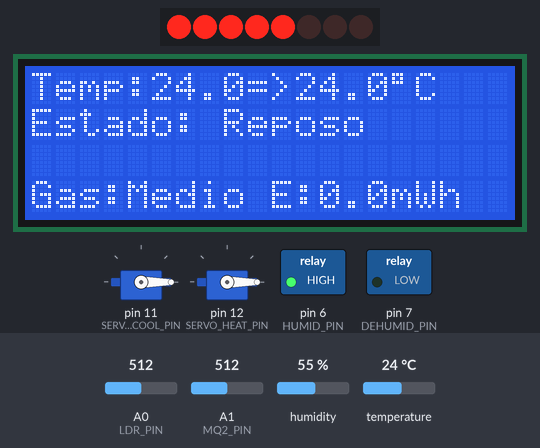
Bench run of a sketch on a simulated Arduino Uno, built with avr-gcc and run on an emulated ATmega328P. On the bench: 8 shift-register outputs drawn as a row of LEDs (first output left, lit = HIGH), 20×4 character LCD, 2 × servo, switched loads named in the sketch (green lamp = pin HIGH). Wiring (from diagram.json): shift register (74HC595): data pin 3; shift clock pin 4; latch pin 5; row of LEDs: on Q0, Q1, Q2, Q3, Q4, Q5, Q6, Q7. The inputs (shaded band) are chosen by the test bench; at power-on: humidity 55 %, temperature 24 °C, A0 (LDR_PIN) = 512, A1 (MQ2_PIN) = 512. Pins used as bus, display or sensor lines are not drawn.

Above: at 1.2 s.
1.3 s: humidity set to 73 %
At 4.6 s:
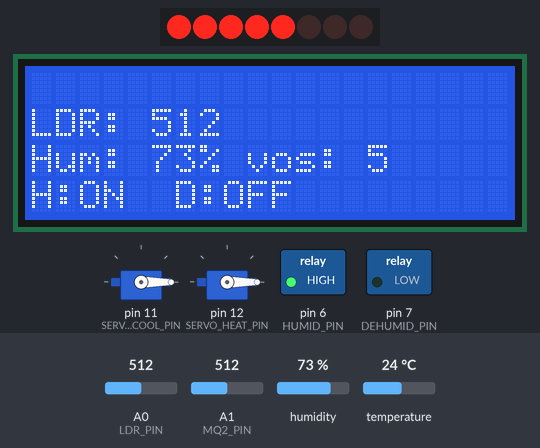
7.4 s: humidity set to 76 %
At 13.1 s:
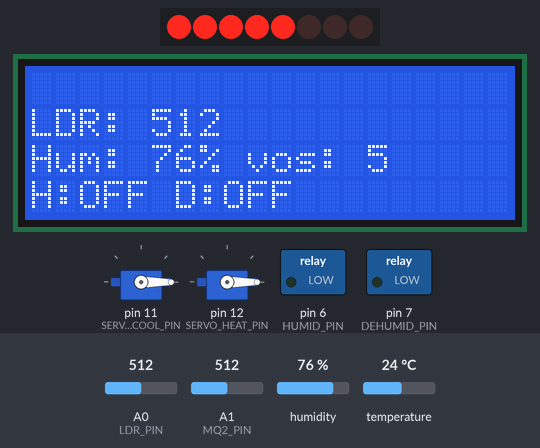
13.5 s: temperature set to 22.7 °C
At 18.0 s:
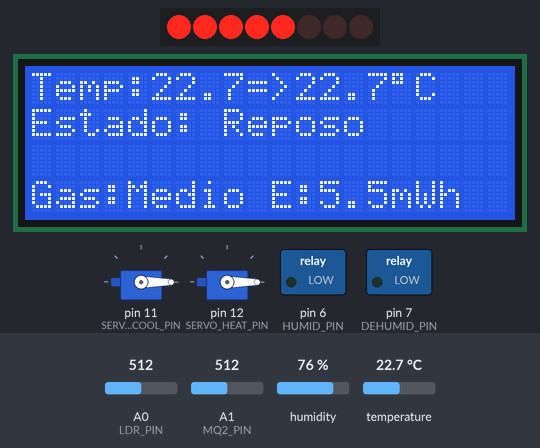
19.6 s: temperature set to 21.5 °C
At 25.5 s:
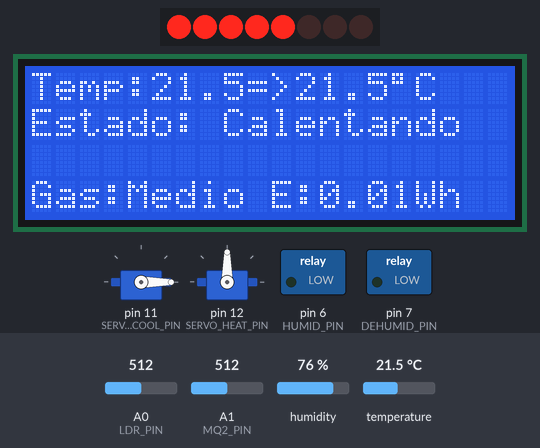
25.7 s: A0 (LDR_PIN) set to 710
At 27.5 s:
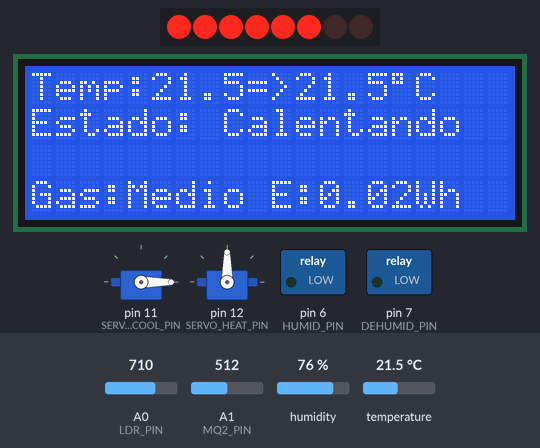
31.8 s: A1 (MQ2_PIN) set to 710
At 34.3 s:
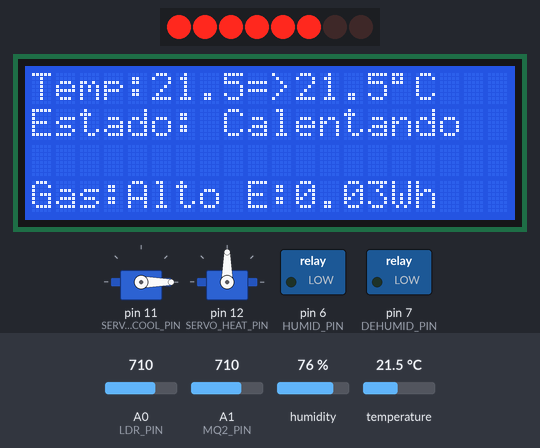
Timing chart, 0 to 35.8 s (numbered marks = the images above; inputs shaded):
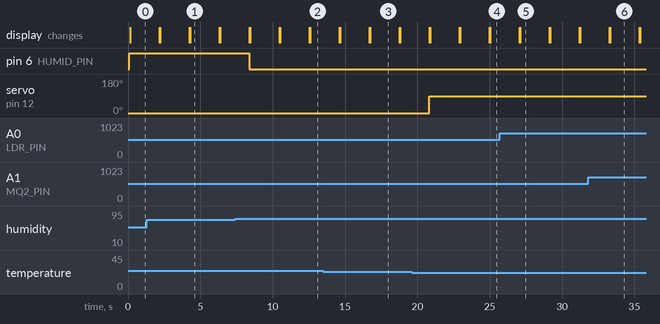

The sketch:

sketch.ino
```cpp
#include <DHT.h>
#include <Servo.h>
#include <LiquidCrystal_I2C.h>

// ----- PINES -----
#define DHTPIN 2
#define DHTTYPE DHT22

#define LDR_PIN A0
#define MQ2_PIN A1

#define DATA_PIN 3
#define CLOCK_PIN 4
#define LATCH_PIN 5

#define SERVO_COOL_PIN 11
#define SERVO_HEAT_PIN 12

#define HUMID_PIN 6
#define DEHUMID_PIN 7

DHT dht(DHTPIN, DHTTYPE);
Servo servoCool;
Servo servoHeat;

LiquidCrystal_I2C lcd(0x27, 20, 4);

// Variables
byte leds = 0;
int numLEDs = 0;

float tempAnterior = 0;
String estado = "Reposo";
unsigned long tiempoInicio = 0;
unsigned long tiempoEnfriando = 0;
unsigned long tiempoCalentando = 0;
unsigned long tiempoHumidificando = 0;
unsigned long tiempoDeshumidificando = 0;

unsigned long ultimoCambioPantalla = 0;
bool mostrarPantallaAlterna = false;

bool humidificadorActivo = false;
bool deshumidificadorActivo = false;

void setup() {
  Serial.begin(9600);
  dht.begin();
  lcd.begin(20, 4);
  lcd.backlight();

  pinMode(DATA_PIN, OUTPUT);
  pinMode(CLOCK_PIN, OUTPUT);
  pinMode(LATCH_PIN, OUTPUT);

  pinMode(HUMID_PIN, OUTPUT);
  pinMode(DEHUMID_PIN, OUTPUT);

  servoCool.attach(SERVO_COOL_PIN);
  servoHeat.attach(SERVO_HEAT_PIN);

  tiempoInicio = millis();
}

void loop() {
  // ---- LECTURAS ----
  tempAnterior = tempAnterior == 0 ? dht.readTemperature() : tempAnterior;
  float temp = dht.readTemperature();
  float hum = dht.readHumidity();
  int luz = analogRead(LDR_PIN);
  int gas = analogRead(MQ2_PIN);

  // ---- ESTADO TEMP ----
  String estadoActual = "Reposo";
  if (temp > 28) {
    servoCool.write(90);
    servoHeat.write(0);
    estadoActual = "Enfriando";
  } else if (temp < 22) {
    servoHeat.write(90);
    servoCool.write(0);
    estadoActual = "Calentando";
  } else {
    servoCool.write(0);
    servoHeat.write(0);
  }

  // ---- CONTROL HUMEDAD ----
  humidificadorActivo = false;
  deshumidificadorActivo = false;

  if (hum < 75) {
    digitalWrite(HUMID_PIN, HIGH);
    digitalWrite(DEHUMID_PIN, LOW);
    humidificadorActivo = true;
  } else if (hum > 85) {
    digitalWrite(HUMID_PIN, LOW);
    digitalWrite(DEHUMID_PIN, HIGH);
    deshumidificadorActivo = true;
  } else {
    digitalWrite(HUMID_PIN, LOW);
    digitalWrite(DEHUMID_PIN, LOW);
  }

  // ---- TIEMPO Y CONSUMO ----
  unsigned long ahora = millis();
  unsigned long duracion = ahora - tiempoInicio;

  if (estadoActual == "Enfriando") tiempoEnfriando += duracion;
  else if (estadoActual == "Calentando") tiempoCalentando += duracion;

  if (humidificadorActivo) tiempoHumidificando += duracion;
  if (deshumidificadorActivo) tiempoDeshumidificando += duracion;

  tiempoInicio = ahora;
  estado = estadoActual;

  // ---- CONTROL ILUMINACIÓN ----
  numLEDs = map(luz, 1023, 0, 8, 0);
  leds = 0;
  for (int i = 0; i < numLEDs; i++) bitSet(leds, i);

  digitalWrite(LATCH_PIN, LOW);
  shiftOut(DATA_PIN, CLOCK_PIN, MSBFIRST, leds);
  digitalWrite(LATCH_PIN, HIGH);

  // ---- NIVEL DE GAS ----
  String nivelGas = gas > 700 ? "Alto" : gas > 400 ? "Medio" : "Bajo";

  // ---- CONSUMO TOTAL ----
  float consumoWh = 0;
  consumoWh += (tiempoEnfriando / 1000.0 / 3600.0) * 5.0;
  consumoWh += (tiempoCalentando / 1000.0 / 3600.0) * 5.0;
  consumoWh += (tiempoHumidificando / 1000.0 / 3600.0) * 3.0;
  consumoWh += (tiempoDeshumidificando / 1000.0 / 3600.0) * 4.0;
  consumoWh += ((numLEDs * duracion) / 1000.0 / 3600.0) * 0.1;

  // ---- CAMBIO DE PANTALLA ----
  if (millis() - ultimoCambioPantalla > 4000) {
    mostrarPantallaAlterna = !mostrarPantallaAlterna;
    ultimoCambioPantalla = millis();
  }

  // ---- LCD ----
  lcd.clear();
  delay(10);

  if (!mostrarPantallaAlterna) {
    lcd.setCursor(0, 0);
    lcd.print("Temp:");
    lcd.print(tempAnterior, 1);
    lcd.print("=>");
    lcd.print(temp, 1);
    lcd.print((char)223);
    lcd.print("C");

    lcd.setCursor(0, 1);
    lcd.print("Estado: ");
    lcd.print(estado);
    lcd.print("       ");


    lcd.setCursor(0, 3);
    lcd.print("Gas:");
    lcd.print(nivelGas);
    lcd.print(" E:");
    if (consumoWh < 0.01) {
      lcd.print(consumoWh * 1000, 1);
      lcd.print("mWh");
    } else {
      lcd.print(consumoWh, 2);
      lcd.print("Wh ");
    }

  } else {

    lcd.setCursor(0, 1);
    lcd.print("LDR: ");
    lcd.print(analogRead(LDR_PIN));
    lcd.print("       ");

    lcd.setCursor(0, 2);
    lcd.print("LEDs activos: ");
    lcd.print(numLEDs);
    lcd.print("     ");

    lcd.setCursor(0, 2);
    lcd.print("Hum: ");
    lcd.print(hum, 0);
    lcd.print("% ");

    lcd.setCursor(0, 3);
    lcd.print("H:");
    lcd.print(humidificadorActivo ? "ON " : "OFF");
    lcd.print(" D:");
    lcd.print(deshumidificadorActivo ? "ON" : "OFF");
  }

  if (abs(temp - tempAnterior) >= 0.1) {
    tempAnterior = temp;
  }

  delay(2000);
}
```

Measured:
- the behaviour switches between 74 and 75 % on humidity (found by bisection; images 1 and 2)
- the behaviour switches between 22 and 21.9 °C on temperature (found by bisection; images 3 and 4)
- after the input at 7.4 s, pin 6 (HUMID_PIN): HIGH → LOW after 0.96 s
- after the input at 19.6 s, servo on pin 12 (SERVO_HEAT_PIN): 0° → 90° after 1.2 s; the display: first differs from a run without the input after 5.4 s (image 4)
- after the input at 25.7 s, the display: first changes after 1.3 s (image 5 shows a later state)
- after the input at 31.8 s, the display: first differs from a run without the input after 1.5 s (image 6)
- what the display in image 1 shows lasts 2.0 s, from 4.3 s to 6.3 s
